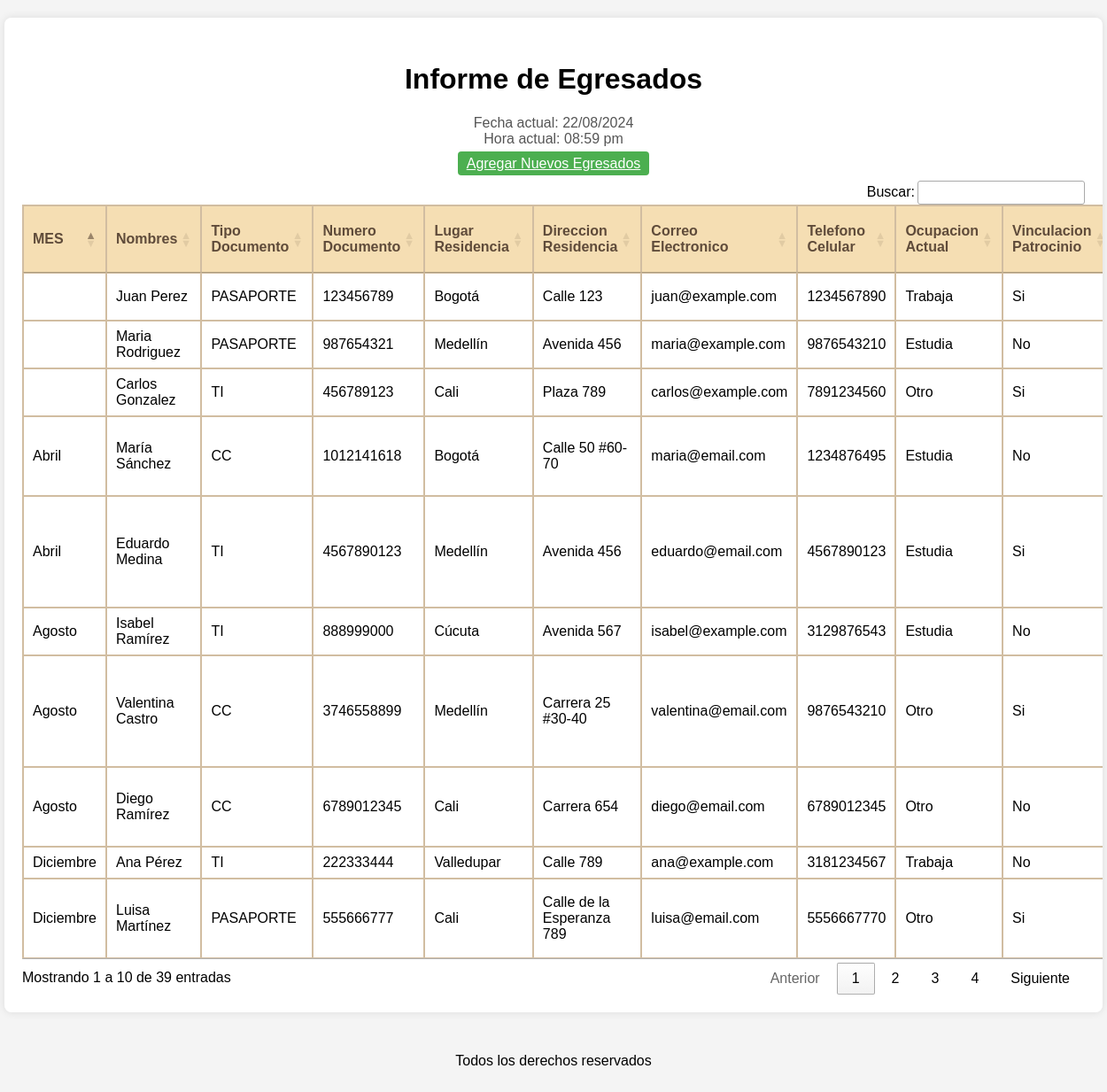
Screenshot of /views/egresados/index.php with the database file from the repository.
### tables this page shows
CREATE TABLE `egresados` (
  `id` int(11) NOT NULL,
  `MES` varchar(255) DEFAULT NULL,
  `NOMBRES` varchar(255) NOT NULL,
  `TipoDocumentoID` enum('CC','TI','PASAPORTE') DEFAULT NULL,
  `NumeroDocumento` varchar(20) DEFAULT NULL,
  `LugarResidenciaID` int(11) DEFAULT NULL,
  `DireccionResidencia` varchar(255) DEFAULT NULL,
  `CorreoElectronico` varchar(255) DEFAULT NULL,
  `TelefonoCelular` varchar(20) DEFAULT NULL,
  `OcupacionActual` enum('Trabaja','Estudia','Otro') DEFAULT NULL,
  `VinculacionPatrocinio` enum('Si','No') DEFAULT NULL,
  `CentroFormacion` varchar(255) DEFAULT NULL,
  `Ficha` varchar(10) DEFAULT NULL,
  `FechaCertificacion` date DEFAULT NULL,
  `EstudiosAdicionales` varchar(255) DEFAULT NULL,
  `FechaUltimaLlamada` date DEFAULT NULL,
  `NumeroFijo` varchar(20) DEFAULT NULL,
  `Genero` enum('Masculino','Femenino','Otro') DEFAULT NULL,
  `OtroTelefonoContacto` varchar(20) DEFAULT NULL,
  `ProgramaFormacionSENAID` int(11) DEFAULT NULL
);

CREATE TABLE `lugarresidencia` (
  `id` int(11) NOT NULL,
  `Ciudad` varchar(255) DEFAULT NULL
);

### views/egresados/index.php (the view, shortened to what this page needs)
<?php
$database = new Database();
$db = $database->getConnection();
$query = "
    SELECT
        e.*,
        lr.Ciudad AS CiudadResidencia,
        ps.NombrePrograma AS NombreProgramaFormacion
    FROM
        egresados e
    LEFT JOIN
        lugarresidencia lr ON e.LugarResidenciaID = lr.ID
    LEFT JOIN
        programaformacionsena ps ON e.ProgramaFormacionSENAID = ps.ID
";
$result = $db->query($query);
?>
<!DOCTYPE html>
<html lang="es">
<head>
    <link rel="stylesheet" href="https://cdn.datatables.net/1.12.1/css/jquery.dataTables.min.css">
    <link rel="stylesheet" href="https://cdn.datatables.net/buttons/2.3.6/css/buttons.dataTables.min.css">
</head>
<body>
    <div class="container">
        <header class="header">
            <h1>Informe de Egresados</h1>
            <div class="datetime">
                <?php
                $fechaActual = date("d/m/Y");
                $horaActual = date("h:i a");
                ?>
                <div>Fecha actual: <?php echo $fechaActual; ?></div>
                <div>Hora actual: <?php echo $horaActual; ?></div>
            </div>
        </header>
        <section>
            <div class="button-row">
                <a href="create.php" class="btn-edit">Agregar Nuevos Egresados</a>
            </div>
            <table id="egresadosTable" class="table table-striped table-bordered">
                <thead>
                    <tr>
                        <th>MES</th>
                        <th>Nombres</th>
                        <th>Tipo<br>Documento</th>
                        <th>Numero<br>Documento</th>
                        <th>Lugar<br>Residencia</th>
                        <th>Direccion<br>Residencia</th>
                        <th>Correo<br>Electronico</th>
                        <th>Telefono<br>Celular</th>
                        <th>Ocupacion<br>Actual</th>
                        <th>Vinculacion<br>Patrocinio</th>
                    </tr>
                </thead>
                <tbody>
                    <?php if ($result->rowCount() > 0): ?>
                        <?php while ($row = $result->fetch(PDO::FETCH_ASSOC)): ?>
                            <tr>
                                <td><?php echo htmlspecialchars($row['MES']); ?></td>
                                <td><?php echo htmlspecialchars($row['NOMBRES']); ?></td>
                                <td><?php echo htmlspecialchars($row['TipoDocumentoID']); ?></td>
                                <td><?php echo htmlspecialchars($row['NumeroDocumento']); ?></td>
                                <td><?php echo htmlspecialchars($row['CiudadResidencia']); ?></td>
                                <td><?php echo htmlspecialchars($row['DireccionResidencia']); ?></td>
                                <td><?php echo htmlspecialchars($row['CorreoElectronico']); ?></td>
                                <td><?php echo htmlspecialchars($row['TelefonoCelular']); ?></td>
                                <td><?php echo htmlspecialchars($row['OcupacionActual']); ?></td>
                                <td><?php echo htmlspecialchars($row['VinculacionPatrocinio']); ?></td>
                            </tr>
                        <?php endwhile; ?>
                    <?php else: ?>
                        <tr>
                            <td colspan="19">No se encontraron egresados.</td>
                        </tr>
                    <?php endif; ?>
                </tbody>
            </table>
        </section>
    </div>
    <footer class="footer">
        <p>Todos los derechos reservados</p>
    </footer>
</body>
</html>

### views/egresados/index.php (style rules this page uses)
body { font-family: Arial, sans-serif; margin: 0; padding: 0; background-color: #f4f4f4; }
.container { width: 100%; margin: 20px auto; max-width: 1200px; padding: 20px; background: #fff; border-radius: 8px; box-shadow: 0 0 10px rgba(0,0,0,0.1); overflow-x: auto; }
table { width: 100%; border-collapse: collapse; margin: 20px 0; }
table, th, td { border: 1px solid #d1bda1; }
th, td { padding: 12px; text-align: left; }
th { background-color: #f5deb3; color: #5f4b3a; }
tr:nth-child(even) { background-color: #f9f9f9; }
tr:nth-child(odd) { background-color: #fff; }
.header, .footer { padding: 10px 0; text-align: center; }
.button-row { margin-bottom: 10px; text-align: center; }
.datetime { font-size: 16px; color: #555; }
.btn-edit, .btn-delete { margin: 0 5px; padding: 5px 10px; border: none; border-radius: 4px; color: #fff; cursor: pointer; }
.btn-edit { background-color: #4CAF50; }

### rows the page displays
egresados: MES "Agosto", NOMBRES "Isabel Ramírez", TipoDocumentoID "TI", NumeroDocumento "888999000", LugarResidenciaID.Ciudad "Cúcuta", DireccionResidencia "Avenida 567", CorreoElectronico "isabel@example.com", TelefonoCelular "3129876543", OcupacionActual "Estudia", VinculacionPatrocinio "No"
egresados: MES "Diciembre", NOMBRES "Ana Pérez", TipoDocumentoID "TI", NumeroDocumento "222333444", LugarResidenciaID.Ciudad "Valledupar", DireccionResidencia "Calle 789", CorreoElectronico "ana@example.com", TelefonoCelular "3181234567", OcupacionActual "Trabaja", VinculacionPatrocinio "No"
egresados: NOMBRES "Juan Perez", TipoDocumentoID "PASAPORTE", NumeroDocumento "123456789", LugarResidenciaID.Ciudad "Bogotá", DireccionResidencia "Calle 123", CorreoElectronico "juan@example.com", TelefonoCelular "1234567890", OcupacionActual "Trabaja", VinculacionPatrocinio "Si"
egresados: NOMBRES "Maria Rodriguez", TipoDocumentoID "PASAPORTE", NumeroDocumento "987654321", LugarResidenciaID.Ciudad "Medellín", DireccionResidencia "Avenida 456", CorreoElectronico "maria@example.com", TelefonoCelular "9876543210", OcupacionActual "Estudia", VinculacionPatrocinio "No"
egresados: NOMBRES "Carlos Gonzalez", TipoDocumentoID "TI", NumeroDocumento "456789123", LugarResidenciaID.Ciudad "Cali", DireccionResidencia "Plaza 789", CorreoElectronico "carlos@example.com", TelefonoCelular "7891234560", OcupacionActual "Otro", VinculacionPatrocinio "Si"
egresados: MES "Diciembre", NOMBRES "Luisa Martínez", TipoDocumentoID "PASAPORTE", NumeroDocumento "555666777", LugarResidenciaID.Ciudad "Cali", DireccionResidencia "Calle de la Esperanza 789", CorreoElectronico "luisa@email.com", TelefonoCelular "5556667770", OcupacionActual "Otro", VinculacionPatrocinio "Si"
egresados: MES "Abril", NOMBRES "María Sánchez", TipoDocumentoID "CC", NumeroDocumento "1012141618", LugarResidenciaID.Ciudad "Bogotá", DireccionResidencia "Calle 50 #60-70", CorreoElectronico "maria@email.com", TelefonoCelular "1234876495", OcupacionActual "Estudia", VinculacionPatrocinio "No"
egresados: MES "Agosto", NOMBRES "Valentina Castro", TipoDocumentoID "CC", NumeroDocumento "3746558899", LugarResidenciaID.Ciudad "Medellín", DireccionResidencia "Carrera 25 #30-40", CorreoElectronico "valentina@email.com", TelefonoCelular "9876543210", OcupacionActual "Otro", VinculacionPatrocinio "Si"
egresados: MES "Agosto", NOMBRES "Diego Ramírez", TipoDocumentoID "CC", NumeroDocumento "6789012345", LugarResidenciaID.Ciudad "Cali", DireccionResidencia "Carrera 654", CorreoElectronico "diego@email.com", TelefonoCelular "6789012345", OcupacionActual "Otro", VinculacionPatrocinio "No"
egresados: MES "Abril", NOMBRES "Eduardo Medina", TipoDocumentoID "TI", NumeroDocumento "4567890123", LugarResidenciaID.Ciudad "Medellín", DireccionResidencia "Avenida 456", CorreoElectronico "eduardo@email.com", TelefonoCelular "4567890123", OcupacionActual "Estudia", VinculacionPatrocinio "Si"
